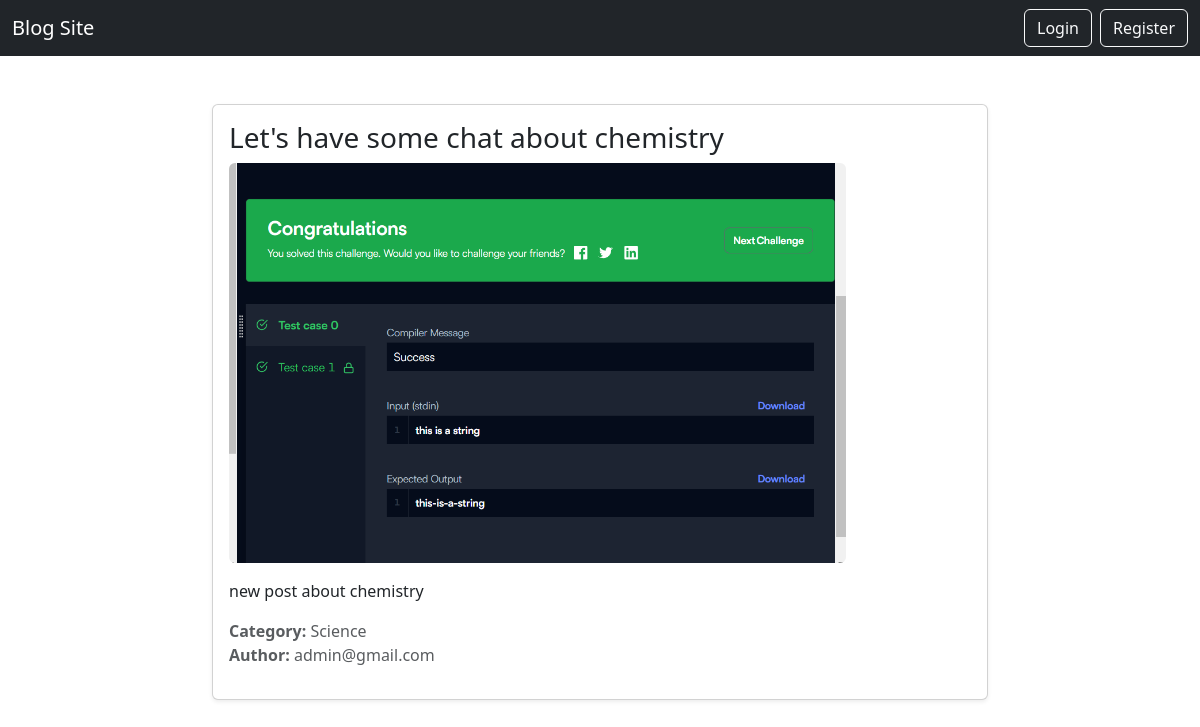
The app's page /blog/detail-post/lets-have-some-chat-about-chemistry/ with its own data.
### apps/blog/models.py (models this page shows, shortened)
class Post(models.Model):
    title = models.CharField("Title", max_length=256)
    slug = models.SlugField("Slug", unique=True)
    content = models.TextField('Content')
    category = models.ForeignKey(
        Category, on_delete=models.CASCADE, verbose_name="Category")
    image = models.ImageField("Image", upload_to="images/", )
    author = models.ForeignKey(CustomUser, on_delete=models.CASCADE)
    class Meta:
        verbose_name = "Post"
        verbose_name_plural = "Posts"

class Category(models.Model):
    title = models.CharField('Title', max_length=256)
    slug = models.SlugField('Slug', unique=True)
    class Meta:
        verbose_name = "Category"
        verbose_name_plural = "Categories"
    def __str__(self):
        return self.title

### apps/users/models.py (models this page shows)
class CustomUser(AbstractUser):
    username = None
    email = models.EmailField(_("email address"), unique=True)
    EMAIL_FIELD = "email"
    USERNAME_FIELD = "email"
    REQUIRED_FIELDS = []
    objects = CustomUserManager()

### apps/blog/views.py (the view)
# urls.py: path("detail-post/<str:slug>/", PostDetailView.as_view(), name='detail_post'),
class PostDetailView(DetailView):
    model = Post
    template_name = "blog/post_detail.html"
    slug_field = "slug"
    slug_url_kwarg = "slug"
    def get_context_data(self, object_list=None, **kwargs):
        context = super().get_context_data(object_list=object_list, **kwargs)
        context["debug_context"] = context.copy()
        return context

### templates/blog/post_detail.html (shortened to what this page needs)
{% extends 'base.html' %}
{% load widget_tweaks %}
{% block content %}
<div class="container mt-5" style="max-width: 800px;">
    <div class="card shadow-sm">
        <div class="card-body">
            <h3 class="card-title">{{ object.title }}</h3>
            {% if object.image %}
                <img src="{{ object.image.url }}" class="img-fluid rounded mb-3" style="max-height: 400px; object-fit: cover;" alt="Post Image">
            {% endif %}
            <p class="card-text">{{ object.content }}</p>
            <p class="text-muted">
                <strong>Category:</strong> {{ object.category }} <br>
                <strong>Author:</strong> {{ object.author }}
            </p>
        </div>
    </div>
</div>
{% endblock %}

### records on screen
Post: title "Let's have some chat about chemistry", image (picture), content "new post about chemistry", category "Science", author "admin@gmail.com"
